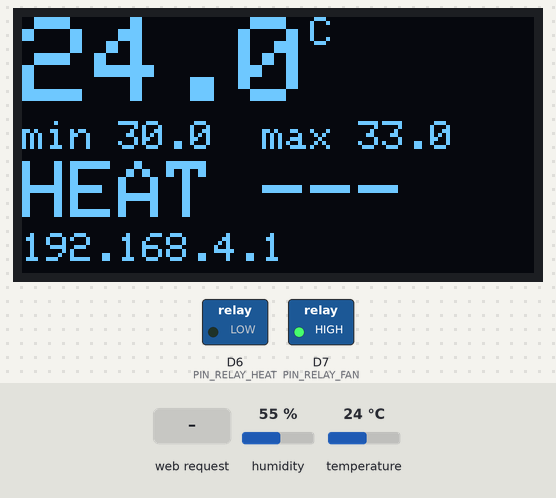
The sketch below on a simulated ESP8266 (NodeMCU). Parts: 128×64 one-colour display, switched loads named in the sketch (green lamp = pin HIGH). The test bench sets the inputs (shaded band); at power-on: temperature 24 °C, humidity 55 %. EEPROM starts erased; what the sketch prints to the serial monitor is not drawn.

Above: at 3.1 s.
3.2 s: temperature set to 29.2 °C
At 5.3 s:
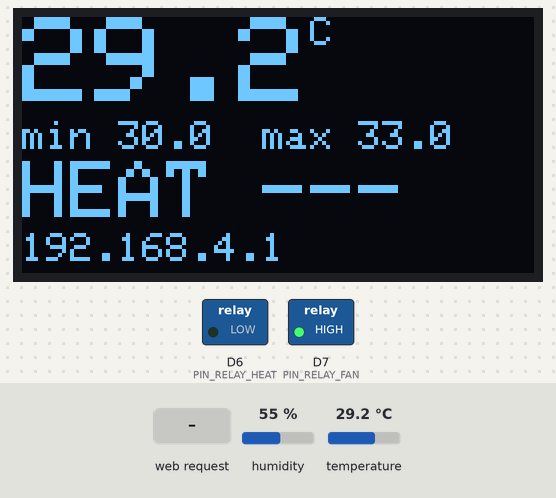
6.5 s: temperature set to 30.8 °C
At 8.4 s:
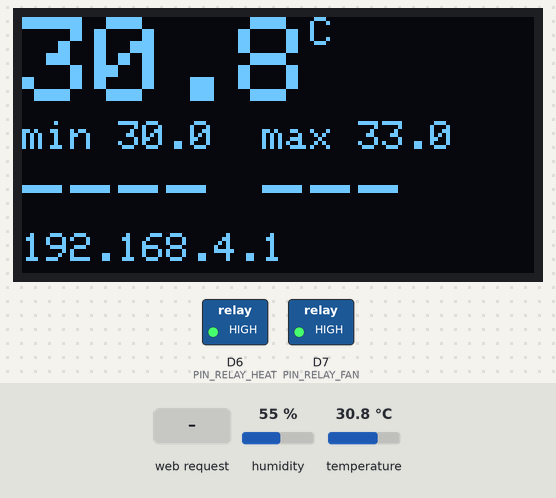
9.0 s: HTTP request GET /api/mode received
At 10.3 s:
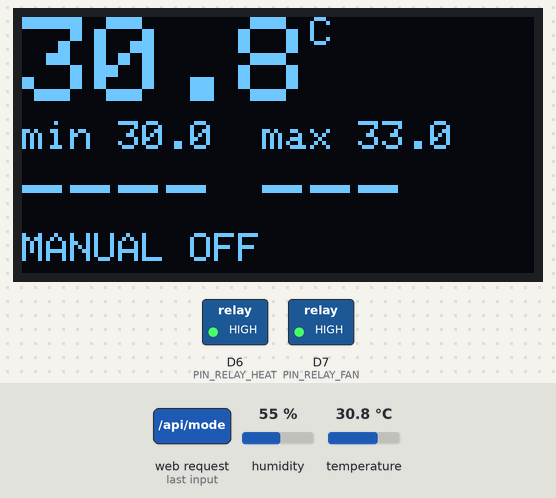
11.5 s: temperature set to 41 °C
At 13.4 s:
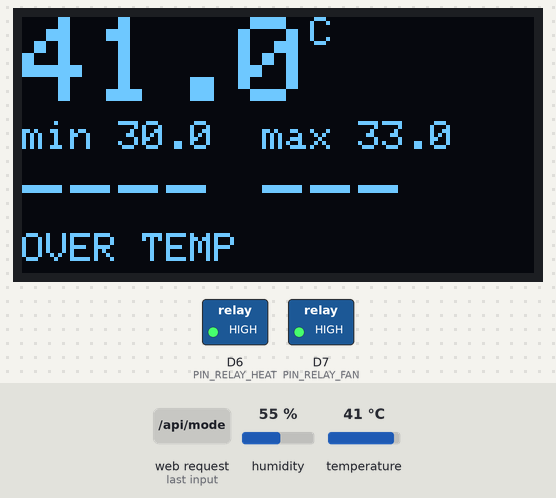
Timing chart, 0 to 14.9 s (numbered marks = the images above; inputs shaded):
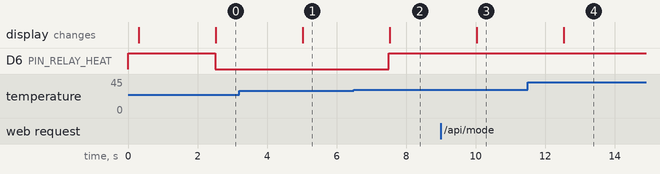

Measured:
- the behaviour switches between 29.9 and 30 °C on temperature (found by bisection; images 1 and 2)
- after the input at 3.2 s, the display: changes after 1.8 s (image 1)
- after the input at 6.5 s, D6 (PIN_RELAY_HEAT): LOW → HIGH after 1.0 s; the display: changes after 1.0 s (image 2)
- after the input at 9.0 s, the display: changes after 1.0 s (image 3)
- after the input at 11.5 s, the display: changes after 1.0 s (image 4)

The sketch:

control_v5.ino
```cpp
// =====================================================================
//  Project G7 - control_v5
//  Threshold-based smart temperature monitoring and control system
//  ESP8266 (NodeMCU) + DHT22 + SSD1306 OLED + 2-channel relay
//
//  WHAT IT DOES
//  Reads the air temperature every 2.5 seconds and takes one of three
//  actions:
//
//      if      (temp < minC)   heater ON,  fan OFF
//      else if (temp > maxC)   heater OFF, fan ON
//      else                    both OFF
//
//  minC and maxC are set by the user from a web page that the ESP itself
//  serves over its own Wi-Fi hotspot, and they are saved to EEPROM so
//  they survive a power cut.
//
//  SAFETY
//  Four checks run before the thermostat is even consulted. Any one of
//  them switches both relays off:
//      1. temperature at or above 40 C          (runaway ceiling)
//      2. sensor has failed 12 reads in a row   (blind - do not heat)
//      3. heater has run for over 3 minutes     (forced rest)
//      4. the user pressed ALL OFF
//
//  Hardware backstops sit underneath all of that and work even if this
//  program stops running: a 3 A fuse, a 105 C thermal cut-out, and relay
//  contacts that spring open the moment they lose power.
// =====================================================================

#include <ESP8266WiFi.h>       // creates the Wi-Fi hotspot
#include <ESP8266WebServer.h>  // serves the control page
#include <EEPROM.h>            // saves settings across reboots
#include <Wire.h>              // I2C bus for the OLED
#include <Adafruit_GFX.h>      // drawing primitives
#include <Adafruit_SSD1306.h>  // the OLED driver itself
#include <DHT.h>               // temperature/humidity sensor
#include "config.h"            // every setting lives next door

// Libraries above, settings next door. Nothing in this file is a magic
// number - if a value needs changing, it is in config.h.


// --------------------------------------------------------------------
//  RELAY POLARITY
// --------------------------------------------------------------------
#define RELAY_ON  (RELAY_ACTIVE_LOW ? LOW  : HIGH)
#define RELAY_OFF (RELAY_ACTIVE_LOW ? HIGH : LOW)

// Our module is LOW-trigger, so writing LOW to a pin switches its relay
// ON. That is backwards from what most people expect, so we never write
// HIGH or LOW directly in the rest of the program - we write RELAY_ON or
// RELAY_OFF and let these two lines do the translation. If a different
// relay board is ever fitted, only config.h changes.


// --------------------------------------------------------------------
//  OBJECTS AND STATE
// --------------------------------------------------------------------
#define EEPROM_MAGIC 0xA9C3

Adafruit_SSD1306 display(OLED_W, OLED_H, &Wire, OLED_RESET_PIN);
DHT dht(PIN_DHT, DHT_TYPE);
ESP8266WebServer server(80);

struct Settings { uint16_t magic; float minC; float maxC; };
Settings cfg = { EEPROM_MAGIC, DEFAULT_MIN_C, DEFAULT_MAX_C };

float t = NAN, h = NAN;                      // latest readings
bool heatOn = false, fanOn = false;           // what the relays are doing
bool oledOk = false, autoMode = true;         // display found? auto or off?
uint32_t heatSwitches = 0, fanSwitches = 0;   // how many times each relay moved
uint32_t dhtFails = 0, ticks = 0;
uint32_t lastTick = 0, heatOnSince = 0, restUntil = 0;
const char *lockReason = "";                  // why we are locked off, if we are

// The three hardware objects the program drives, then the variables that
// hold what it currently knows.
//
// NAN means "not a number" - the value we use for a reading we do not
// have yet. It is deliberately not 0, because 0 C is a perfectly valid
// temperature and we must never confuse "cold" with "no reading".
//
// EEPROM_MAGIC is a fingerprint written alongside the saved settings. On
// boot we check for it. If it is missing, the EEPROM holds junk (or an
// older version's layout) and we fall back to the defaults instead of
// loading nonsense.


// --------------------------------------------------------------------
//  THE WEB PAGE
// --------------------------------------------------------------------
const char PAGE[] PROGMEM = R"HTML(<!doctype html>
<html><head><meta charset="utf-8">
<meta name="viewport" content="width=device-width,initial-scale=1">
<title>Project G7</title><style>
body{font-family:system-ui,sans-serif;background:#10121a;color:#eef;margin:0;
padding:18px;max-width:420px;margin-inline:auto;text-align:center}
h1{font-size:1rem;letter-spacing:3px;color:#8af;margin:6px 0 14px}
#t{font-size:4rem;font-weight:700;line-height:1}
#sub{color:#9ab;margin:2px 0 14px;font-size:.9rem}
.pills{display:flex;gap:8px;margin:12px 0}
.pill{flex:1;padding:12px 4px;border-radius:12px;background:#1a1e2e;
font-weight:700;font-size:.95rem}
.pill.heat{background:#5a1f0a;color:#fb8}
.pill.fan{background:#0a3d4d;color:#6df}
.row{display:flex;gap:8px;margin:12px 0}
button{flex:1;padding:13px 0;font-size:.95rem;font-weight:700;border:0;
border-radius:12px;background:#232840;color:#eef}
button.act{background:#2f6fed}
.card{background:#1a1e2e;border-radius:12px;padding:14px;margin:12px 0;
text-align:left}
label{display:block;color:#9ab;font-size:.8rem;margin:6px 0 3px}
input{width:100%;box-sizing:border-box;padding:10px;font-size:1.1rem;border:0;
border-radius:8px;background:#10121a;color:#eef}
#save{margin-top:10px;background:#2f6fed;width:100%}
#msg{min-height:1.1em;color:#fa6;font-size:.85rem}
#lock{color:#f77;font-weight:700;min-height:1.1em;margin:6px 0}
</style></head><body>
<h1>PROJECT G7</h1>
<div id="t">--.-&deg;</div>
<div id="sub">humidity --%</div>
<div id="lock"></div>
<div class="pills">
<div class="pill" id="ph">HEATER --</div>
<div class="pill" id="pf">FAN --</div>
</div>
<div class="row">
<button id="b0" onclick="mode('auto')">AUTO</button>
<button id="b1" onclick="mode('off')">ALL OFF</button>
</div>
<div class="card">
<label>Min temperature &mdash; heater below this (&deg;C)</label>
<input id="mn" type="number" step="0.5">
<label>Max temperature &mdash; fan above this (&deg;C)</label>
<input id="mx" type="number" step="0.5">
<button id="save" onclick="save()">SAVE</button>
<div id="msg"></div>
</div>
<script>
let edit=false;
mn.oninput=()=>edit=true; mx.oninput=()=>edit=true;
function mode(m){fetch('/api/mode?m='+m).then(poll);}
function save(){fetch('/api/set?min='+mn.value+'&max='+mx.value)
 .then(r=>r.text()).then(x=>{msg.textContent=(x=='ok')?'saved':x;edit=false;poll();});}
function poll(){fetch('/api/status').then(r=>r.json()).then(s=>{
 t.innerHTML=(s.t>-90?s.t.toFixed(1):'--.-')+'&deg;';
 sub.innerHTML='humidity '+(s.h>=0?s.h.toFixed(0):'--')+'%';
 ph.textContent='HEATER '+(s.heat?'ON':'off'); ph.className='pill'+(s.heat?' heat':'');
 pf.textContent='FAN '+(s.fan?'ON':'off');    pf.className='pill'+(s.fan?' fan':'');
 lock.textContent=s.lock||'';
 b0.className=s.auto?'act':''; b1.className=s.auto?'':'act';
 if(!edit){mn.value=s.min.toFixed(1);mx.value=s.max.toFixed(1);}
}).catch(()=>{});}
setInterval(poll,2000);poll();
</script></body></html>)HTML";

// The whole phone interface, stored as one block of text inside the
// program. PROGMEM keeps it in flash instead of RAM, which matters on a
// chip with only ~50 KB of RAM free.
//
// The page itself holds no data. Every 2 seconds its JavaScript asks the
// ESP for /api/status and redraws from the answer, so what you see on the
// phone is always what the board actually believes - never a stale copy.
//
// The `edit` flag stops the board overwriting the threshold boxes while
// they are being typed into.


// --------------------------------------------------------------------
//  SAVING AND LOADING SETTINGS
// --------------------------------------------------------------------
void saveCfg() {
  EEPROM.put(0, cfg);
  EEPROM.commit();
  Serial.printf(">>> saved: min %.1f max %.1f\n", cfg.minC, cfg.maxC);
}

void loadCfg() {
  Settings s;
  EEPROM.get(0, s);
  if (s.magic == EEPROM_MAGIC && s.minC > 5 && s.minC < 60 &&
      s.maxC > 5 && s.maxC < 60 && s.minC < s.maxC) {
    cfg = s;
    Serial.printf("Loaded from EEPROM: min %.1f max %.1f\n", cfg.minC, cfg.maxC);
  } else {
    Serial.println(F("EEPROM empty/invalid -> using defaults"));
    saveCfg();
  }
}

// EEPROM is a small patch of memory that survives power loss - unlike RAM,
// which forgets everything the moment the board is unplugged.
//
// loadCfg does not trust what it finds. It checks the fingerprint AND
// that the numbers are physically sensible AND that min is below max.
// If any check fails it writes the defaults back instead. That way a
// corrupted byte can never leave the thermostat with impossible
// thresholds it would then try to act on.


// --------------------------------------------------------------------
//  SWITCHING THE RELAYS
// --------------------------------------------------------------------
void setHeat(bool on) {
  if (on == heatOn) return;
  heatOn = on;
  heatSwitches++;
  digitalWrite(PIN_RELAY_HEAT, on ? RELAY_ON : RELAY_OFF);
  if (on) heatOnSince = millis();
  Serial.printf(">>> HEATER %s at %.1f C (switch #%lu)\n",
                on ? "ON" : "off", t, (unsigned long)heatSwitches);
}

void setFan(bool on) {
  if (on == fanOn) return;
  fanOn = on;
  fanSwitches++;
  digitalWrite(PIN_RELAY_FAN, on ? RELAY_ON : RELAY_OFF);
  Serial.printf(">>> FAN %s at %.1f C (switch #%lu)\n",
                on ? "ON" : "off", t, (unsigned long)fanSwitches);
}

void allOff(const char *why) {
  setHeat(false);
  setFan(false);
  if (lockReason != why) Serial.printf("!!! ALL OFF: %s\n", why);
  lockReason = why;
}

// Every relay change in the whole program goes through these functions -
// nothing writes to a relay pin directly. That gives three things for free:
//
//   1. The first line, `if (on == heatOn) return;`, means asking for a
//      state the relay is already in does nothing at all. The control
//      loop can therefore say "heater on" every 2.5 seconds without the
//      relay actually clicking every 2.5 seconds.
//   2. Every real change is counted and printed, so the serial log is a
//      complete record of what the relays did.
//   3. setHeat stamps heatOnSince the moment the heater comes on, which
//      is what the three-minute limit later measures against.
//
// allOff() is the panic handler: both relays off, and the reason stored
// so it can be shown on the OLED and the phone.


// --------------------------------------------------------------------
//  THE CONTROL LOOP - SAFETY FIRST, THEN THE THERMOSTAT
// --------------------------------------------------------------------
void control() {

  // ---- safety: any one of these overrides the thermostat ----
  if (!isnan(t) && t >= ABORT_TEMP_C)      { allOff("OVER TEMP");   return; }
  if (dhtFails >= DHT_FAIL_LIMIT)          { allOff("SENSOR LOST"); return; }
  if (millis() < restUntil)                { allOff("HEATER REST"); return; }
  if (heatOn && millis() - heatOnSince > HEATER_MAX_ON_MS) {
    restUntil = millis() + HEATER_REST_MS;
    allOff("HEATER REST");
    return;
  }
  if (!autoMode)                           { allOff("MANUAL OFF");  return; }
  if (isnan(t))                            { allOff("NO READING");  return; }

  lockReason = "";

  // ---- the thermostat: two thresholds, three outcomes ----
  if (t < cfg.minC)      { setFan(false);  setHeat(true);  }
  else if (t > cfg.maxC) { setHeat(false); setFan(true);   }
  else                   { setHeat(false); setFan(false);  }
}

// Read this function top to bottom, because that order IS the safety
// policy. Each check ends in `return`, so if it fires, the thermostat
// below never runs at all. Safety cannot be outvoted by the temperature.
//
//   OVER TEMP    - 40 C or above. Nothing justifies heating past this.
//   SENSOR LOST  - 12 failed reads. We are blind; blind and heating is
//                  the one combination that must never happen.
//   HEATER REST  - either we are inside a forced rest, or the heater has
//                  just exceeded 3 minutes continuous and one starts now.
//   MANUAL OFF   - the user pressed ALL OFF on their phone.
//   NO READING   - no valid measurement yet (only at start-up).
//
// If every check passes, lockReason is cleared and the thermostat runs.
// Three branches, exactly as in the block diagram: too cold -> heat,
// too hot -> cool, otherwise leave everything alone. The heater and fan
// are never on together, because each branch explicitly turns the other
// one off.


// --------------------------------------------------------------------
//  THE OLED
// --------------------------------------------------------------------
void drawOled() {
  if (!oledOk) return;
  display.clearDisplay();
  display.setTextColor(SSD1306_WHITE);
  display.setTextSize(3);
  display.setCursor(0, 0);
  if (isnan(t)) display.print(F("--.-"));
  else          display.printf("%.1f", t);
  display.setTextSize(1);
  display.print(F("C"));

  display.setTextSize(1);
  display.setCursor(0, 26);
  display.printf("min %.1f  max %.1f", cfg.minC, cfg.maxC);
  display.setTextSize(2);
  display.setCursor(0, 36);
  display.printf("%s %s", heatOn ? "HEAT" : "----", fanOn ? "FAN" : "---");
  display.setTextSize(1);
  display.setCursor(0, 54);
  if (lockReason[0]) display.print(lockReason);
  else               display.print(F("192.168.4.1"));
  display.display();
}

// Four lines on a 128x64 screen: the temperature in large digits, the two
// thresholds, what the relays are doing, and either a safety message or
// the address to type into a phone.
//
// The screen is redrawn from scratch every cycle rather than patched, so
// what it shows can never drift out of step with the real state.
//
// `if (!oledOk) return;` means a dead or unplugged display cannot take the
// thermostat down with it - the control loop carries on regardless. The
// screen is for the human, not for the machine.


// --------------------------------------------------------------------
//  WEB ENDPOINTS
// --------------------------------------------------------------------
void handleStatus() {
  char buf[256];
  snprintf(buf, sizeof(buf),
    "{\"t\":%.1f,\"h\":%.1f,\"heat\":%d,\"fan\":%d,\"auto\":%d,"
    "\"min\":%.1f,\"max\":%.1f,\"lock\":\"%s\"}",
    isnan(t) ? -99.9 : t, isnan(h) ? -1.0 : h, heatOn ? 1 : 0, fanOn ? 1 : 0,
    autoMode ? 1 : 0, cfg.minC, cfg.maxC, lockReason);
  server.send(200, "application/json", buf);
}

void handleSet() {
  float mn = server.arg("min").toFloat();
  float mx = server.arg("max").toFloat();
  if (mn < USER_MIN_LIMIT_C || mn > USER_MAX_LIMIT_C ||
      mx < USER_MIN_LIMIT_C || mx > USER_MAX_LIMIT_C) {
    server.send(200, "text/plain", "both must be 15-38 C");
    return;
  }
  if (mn >= mx) {
    server.send(200, "text/plain", "min must be below max");
    return;
  }
  cfg.minC = mn;
  cfg.maxC = mx;
  saveCfg();
  server.send(200, "text/plain", "ok");
}

void handleMode() {
  autoMode = (server.arg("m") == "auto");
  Serial.printf(">>> mode: %s\n", autoMode ? "AUTO" : "ALL OFF");
  server.send(200, "text/plain", "ok");
}

// Three small handlers - the entire interface between the phone and the
// board.
//
//   /api/status  packs the current state into JSON. The phone asks for
//                this every 2 seconds; it never changes anything.
//   /api/set     changes the thresholds - and refuses bad input rather
//                than accepting it. Values must sit inside 15-38 C, and
//                min must be below max. The upper limit is deliberately
//                below the 40 C abort ceiling, so it is impossible to set
//                a fan threshold the safety cut-out would beat to it.
//   /api/mode    switches between AUTO and ALL OFF.
//
// Note what is NOT here: there is no way to force the heater on from the
// phone. Heating is something the thermostat decides, never something a
// person can hold down by hand.


// --------------------------------------------------------------------
//  SETUP - RUNS ONCE AT POWER-UP
// --------------------------------------------------------------------
void setup() {
  digitalWrite(PIN_RELAY_HEAT, RELAY_OFF); pinMode(PIN_RELAY_HEAT, OUTPUT);
  digitalWrite(PIN_RELAY_FAN,  RELAY_OFF); pinMode(PIN_RELAY_FAN,  OUTPUT);

  Serial.begin(SERIAL_BAUD);
  delay(300);
  Serial.println();
  Serial.println(F("===================================="));
  Serial.println(F(" Project G7 - control_v5"));
  Serial.println(F("===================================="));
  Serial.printf("Chip ID:      0x%08X\n", ESP.getChipId());
  Serial.printf("Reset reason: %s\n", ESP.getResetReason().c_str());

  EEPROM.begin(64);
  loadCfg();

  Wire.begin(PIN_I2C_SDA, PIN_I2C_SCL);
  oledOk = display.begin(SSD1306_SWITCHCAPVCC, OLED_ADDR);
  Serial.printf("SSD1306 init: %s\n", oledOk ? "OK" : "FAILED");
  dht.begin();

  WiFi.mode(WIFI_AP);
  bool ap = WiFi.softAP(AP_SSID, AP_PASS);
  Serial.printf("AP '%s': %s, IP %s\n", AP_SSID, ap ? "UP" : "FAILED",
                WiFi.softAPIP().toString().c_str());
  server.on("/", []() { server.send_P(200, "text/html", PAGE); });
  server.on("/api/status", handleStatus);
  server.on("/api/set", handleSet);
  server.on("/api/mode", handleMode);
  server.begin();
  Serial.printf("Web server up. Heap %u\n", ESP.getFreeHeap());
  Serial.printf("Heater below %.1f, fan above %.1f, nothing in between.\n",
                cfg.minC, cfg.maxC);
  Serial.printf("Abort at %.1f C. Heater max %d s on, %d s rest.\n\n",
                (double)ABORT_TEMP_C, HEATER_MAX_ON_MS / 1000,
                HEATER_REST_MS / 1000);
}

// Runs once, in a deliberate order.
//
// The very first thing that happens - before serial, before anything - is
// forcing both relay pins OFF. Note that digitalWrite comes BEFORE
// pinMode: setting the value first means the pin never spends even one
// instruction as an output at the wrong level. On a board driving a
// heater, that ordering matters.
//
// After that: open serial, restore saved settings, start the display and
// the sensor, raise the Wi-Fi hotspot, register the four web addresses,
// and print a summary of the limits actually in force. That printout is
// the quickest way to confirm the board is running what you think it is.


// --------------------------------------------------------------------
//  LOOP - RUNS FOREVER
// --------------------------------------------------------------------
void loop() {
  server.handleClient();
  if (millis() - lastTick < CTRL_PERIOD_MS) return;
  lastTick = millis();

  float th = dht.readHumidity(), tt = dht.readTemperature();
  if (!isnan(tt) && !isnan(th)) { t = tt; h = th; dhtFails = 0; }
  else dhtFails++;

  control();
  drawOled();

  if (ticks % 4 == 0)
    Serial.printf("[%5lu] t=%.1f h=%.1f heat=%s fan=%s sw=%lu/%lu %s\n",
                  (unsigned long)ticks, t, h, heatOn ? "ON " : "off",
                  fanOn ? "ON " : "off", (unsigned long)heatSwitches,
                  (unsigned long)fanSwitches, lockReason);
  ticks++;
}

// The main cycle, and the shape of it is the important part.
//
// server.handleClient() runs on EVERY pass, thousands of times a second,
// so the phone always gets an instant response. The measure-and-decide
// work is rationed to once every 2.5 seconds by the millis() check on the
// second line.
//
// That check is why there is no delay() anywhere in this program. delay()
// would freeze the whole chip - the web page would stop responding and
// the Wi-Fi stack would be starved. Instead the loop asks "has enough
// time passed?" and returns immediately if not. The board is therefore
// never busy waiting; it is always available.
//
// A reading is only accepted if BOTH temperature and humidity came back
// valid. A good read resets the failure counter to zero, so only a run of
// consecutive failures - a genuinely dead sensor, not one bad sample -
// can trip the SENSOR LOST cut-out.
//
// Then control() decides, drawOled() shows it, and every fourth pass
// (~10 s) one line goes to the serial log.
```

Source omitted: config.h (4999 bytes)
